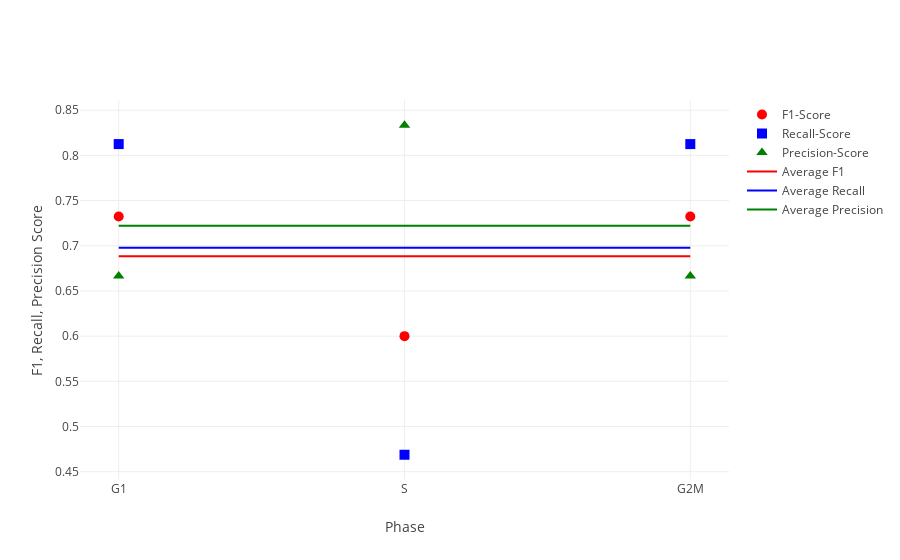

Write notebook code for a chart like this one.
### Code cell
helper.plot_evaluation(*EMATB6142_evaluation, xaxis=["G1","S","G2M"], xaxislbl="Phase", average=True)

### Figure 1 — Plotly figure (JSON) as saved in the notebook; plotly's stock layout.template omitted (floating-point values rounded to 4 significant figures)
{"data": [{"marker": {"color": "red", "size": 10, "symbol": "circle"}, "mode": "markers", "name": "F1-Score", "type": "scatter", "x": ["G1", "S", "G2M"], "y": [0.7324, 0.6, 0.7324]}, {"marker": {"color": "blue", "size": 10, "symbol": "square"}, "mode": "markers", "name": "Recall-Score", "type": "scatter", "x": ["G1", "S", "G2M"], "y": [0.8125, 0.4688, 0.8125]}, {"marker": {"color": "green", "size": 10, "symbol": "triangle-up"}, "mode": "markers", "name": "Precision-Score", "type": "scatter", "x": ["G1", "S", "G2M"], "y": [0.6667, 0.8333, 0.6667]}, {"marker": {"color": "red", "size": 10}, "mode": "lines", "name": "Average F1", "type": "scatter", "x": ["G1", "S", "G2M"], "y": [0.6883, 0.6883, 0.6883]}, {"marker": {"color": "blue", "size": 10}, "mode": "lines", "name": "Average Recall", "type": "scatter", "x": ["G1", "S", "G2M"], "y": [0.6979, 0.6979, 0.6979]}, {"marker": {"color": "green", "size": 10}, "mode": "lines", "name": "Average Precision", "type": "scatter", "x": ["G1", "S", "G2M"], "y": [0.7222, 0.7222, 0.7222]}], "layout": {"title": "", "xaxis": {"title": "Phase"}, "yaxis": {"title": "F1, Recall, Precision Score"}}}
